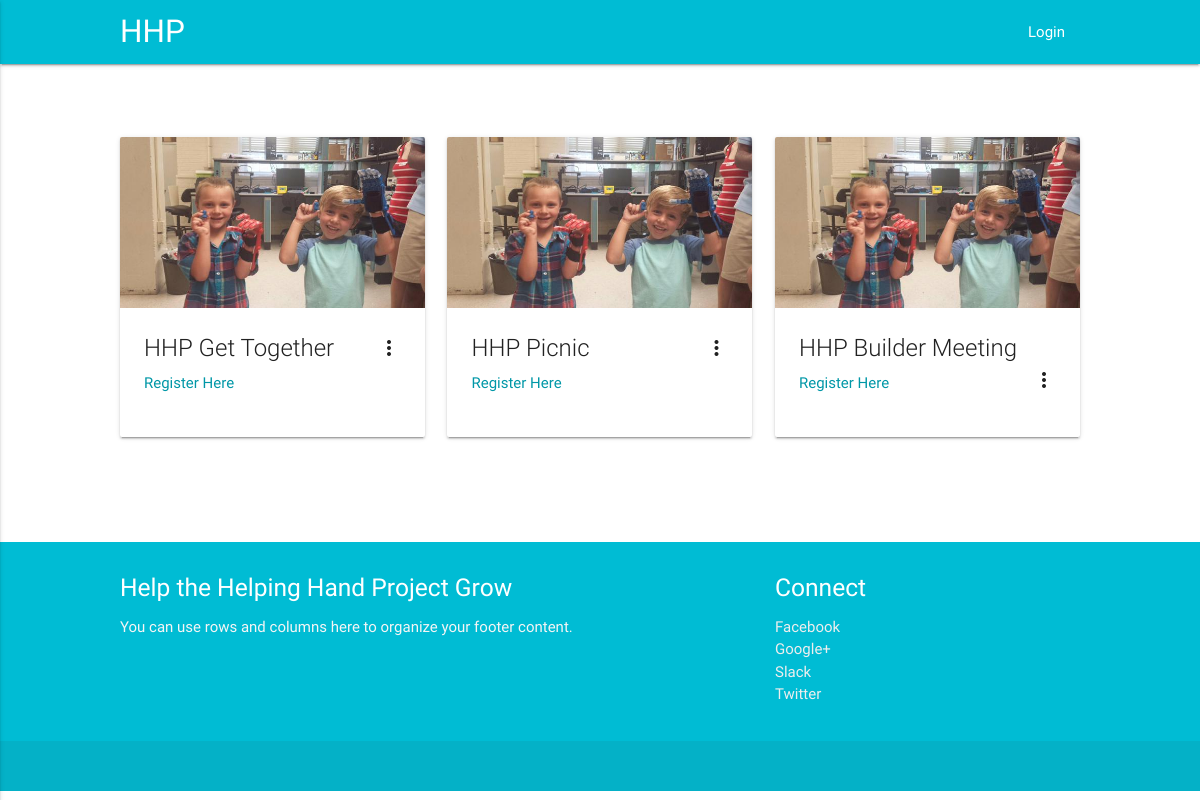
The page /hhp/events.php on the database as committed earlier.
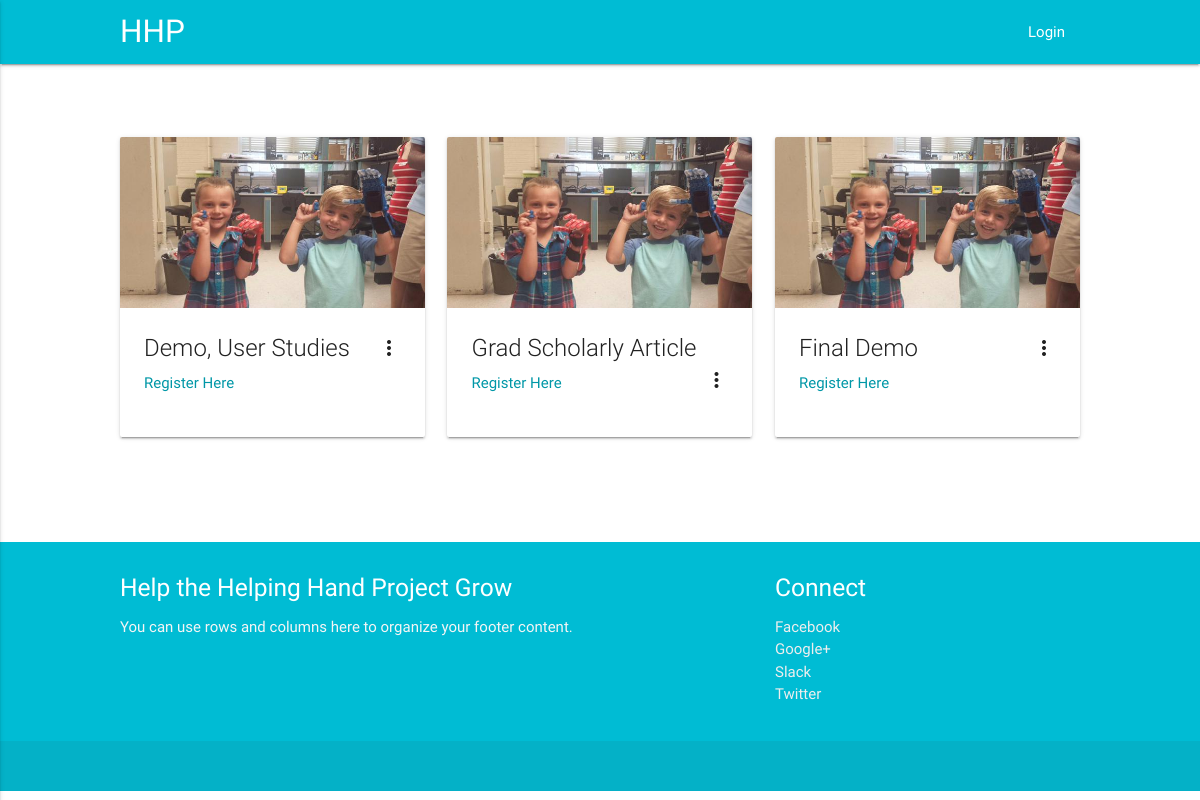
The same page on the database as committed later.
### tables this page shows
CREATE TABLE Events
(
  event_id     int auto_increment,
  event_name   varchar(155) not null,
  event_desc   varchar(255),
  event_type  varchar(35) not null,
  event_location varchar(155),
  event_photo  blob,
  event_link   varchar(245) not null,
  CONSTRAINT PK_Event PRIMARY KEY (event_id)
);

### hhp/model/db_functions.php (called while the page is built, shortened)
<?php
function getEvents() {
  $db = new PDO("mysql:host=localhost;dbname=hhp","root","");
  $query = 'SELECT * FROM Events
            ORDER BY event_id';
  $statement = $db->prepare($query);
  $statement->execute();
  $events = $statement->fetchAll();
  return $events;
}
?>

### hhp/events.php (the view, shortened to what this page needs)
<?php
include 'view/header.php';
require_once('model/db_functions.php');
$events = getEvents();
?>
<br><br>
  <div class="container">
    <div class="row">
<?php foreach($events as $event) : ?>
      <div class="col s12 m4 l4">
        <div class="card small">
          <div class="card-image waves-effect waves-block waves-light">
            <img class="activator" src="images/sample2.jpg">
          </div>
          <div class="card-content">
            <span class="card-title activator grey-text text-darken-4"><?php echo $event['event_name']; ?><i class="material-icons right">more_vert</i></span>
            <p><a href="#">Register Here</a></p>
          </div>
        </div>
      </div>
      <?php endforeach; ?>
      </div>
    </div>
<?php include 'view/footer.php'; ?>

### hhp/view/header.php (shortened to what this page needs)
<!DOCTYPE html>
<html>
<head>
  <link type="text/css" rel="stylesheet" href="css/materialize.css"  media="screen,projection"/>
  <link type="text/css" rel="stylesheet" href="css/custom.css"/>
</head>
<body>
  <nav class="cyan">
    <div class="container">
      <div class="nav-wrapper">
        <a href="index.php" class="brand-logo">HHP</a>
        <ul class="right hide-on-med-and-down">
          <?php
          if(!isset($_SESSION['usertype'])){ ?>
            <li><a href=".?action=show_login">Login</a></li>
            <?php } ?>
                </ul>
                  </div>
                </div>
              </nav>

### hhp/view/footer.php (shortened to what this page needs)
<footer class="page-footer cyan">
  <div class="container">
    <div class="row">
      <div class="col l6 s12">
        <h5 class="white-text">Help the Helping Hand Project Grow</h5>
        <p class="grey-text text-lighten-4">You can use rows and columns here to organize your footer content.</p>
      </div>
      <div class="col l4 offset-l2 s12">
        <h5 class="white-text">Connect</h5>
        <ul>
          <li><a class="grey-text text-lighten-3" href="#!">Facebook</a></li>
          <li><a class="grey-text text-lighten-3" href="#!">Google+</a></li>
          <li><a class="grey-text text-lighten-3" href="#!">Slack</a></li>
          <li><a class="grey-text text-lighten-3" href="#!">Twitter</a></li>
        </ul>
      </div>
    </div>
  </div>
  <div class="footer-copyright">
  </div>
</footer>
</body>
</html>

### hhp/css/custom.css (style rules this page uses)
body { display: flex; min-height: 100vh; flex-direction: column; }
a { color: #0097a7; }
.container { width: 80%; }

Rows that differ between the two databases and show on the page:
removed events: event_name "HHP Picnic"
removed events: event_name "HHP Builder Meeting"
changed events: event_name "HHP Get Together" → "Demo, User Studies"
added events: event_name "Grad Scholarly Article"
added events: event_name "Final Demo"
